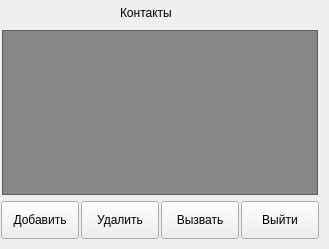
   <widget class="QWidget" name="phbookList">
    <widget class="QLabel" name="panBotPhbook">
     <property name="enabled">
      <bool>true</bool>
     </property>
     <property name="geometry">
      <rect>
       <x>0</x>
       <y>200</y>
       <width>320</width>
       <height>40</height>
      </rect>
     </property>
     <property name="sizePolicy">
      <sizepolicy hsizetype="Preferred" vsizetype="Preferred">
       <horstretch>0</horstretch>
       <verstretch>0</verstretch>
      </sizepolicy>
     </property>
     <property name="text">
      <string/>
     </property>
    </widget>
    <widget class="QLabel" name="backgroundPhbook">
     <property name="geometry">
      <rect>
       <x>0</x>
       <y>0</y>
       <width>320</width>
       <height>240</height>
      </rect>
     </property>
     <property name="sizePolicy">
      <sizepolicy hsizetype="Fixed" vsizetype="Fixed">
       <horstretch>0</horstretch>
       <verstretch>0</verstretch>
      </sizepolicy>
     </property>
     <property name="text">
      <string/>
     </property>
    </widget>
    <widget class="QLabel" name="panTopPhbook">
     <property name="enabled">
      <bool>true</bool>
     </property>
     <property name="geometry">
      <rect>
       <x>0</x>
       <y>0</y>
       <width>320</width>
       <height>25</height>
      </rect>
     </property>
     <property name="sizePolicy">
      <sizepolicy hsizetype="Preferred" vsizetype="Preferred">
       <horstretch>0</horstretch>
       <verstretch>0</verstretch>
      </sizepolicy>
     </property>
     <property name="text">
      <string/>
     </property>
    </widget>
    <widget class="QLabel" name="winCaptionPhbook">
     <property name="geometry">
      <rect>
       <x>120</x>
       <y>0</y>
       <width>82</width>
       <height>25</height>
      </rect>
     </property>
     <property name="text">
      <string>Контакты</string>
     </property>
    </widget>
    <widget class="QListWidget" name="aBookList">
     <property name="geometry">
      <rect>
       <x>2</x>
       <y>30</y>
       <width>316</width>
       <height>165</height>
      </rect>
     </property>
     <property name="layoutDirection">
      <enum>Qt::LeftToRight</enum>
     </property>
     <property name="styleSheet">
      <string notr="true">background-color: rgba(106, 106, 106, 200);
color: white;
text-indent: 10px;</string>
     </property>
     <property name="horizontalScrollBarPolicy">
      <enum>Qt::ScrollBarAlwaysOff</enum>
     </property>
     <property name="autoScrollMargin">
      <number>10</number>
     </property>
     <property name="sortingEnabled">
      <bool>false</bool>
     </property>
    </widget>
    <widget class="QPushButton" name="butPhbookCall">
     <property name="enabled">
      <bool>true</bool>
     </property>
     <property name="geometry">
      <rect>
       <x>161</x>
       <y>201</y>
       <width>78</width>
       <height>38</height>
      </rect>
     </property>
     <property name="text">
      <string>Вызвать</string>
     </property>
    </widget>
    <widget class="QPushButton" name="butPhbookAdd">
     <property name="geometry">
      <rect>
       <x>1</x>
       <y>201</y>
       <width>78</width>
       <height>38</height>
      </rect>
     </property>
     <property name="text">
      <string>Добавить</string>
     </property>
    </widget>
    <widget class="QPushButton" name="butPhbookDel">
     <property name="geometry">
      <rect>
       <x>81</x>
       <y>201</y>
       <width>78</width>
       <height>38</height>
      </rect>
     </property>
     <property name="text">
      <string>Удалить</string>
     </property>
    </widget>
    <widget class="QPushButton" name="butPhbookCancel">
     <property name="geometry">
      <rect>
       <x>241</x>
       <y>201</y>
       <width>78</width>
       <height>38</height>
      </rect>
     </property>
     <property name="text">
      <string>Выйти</string>
     </property>
    </widget>
   </widget>
